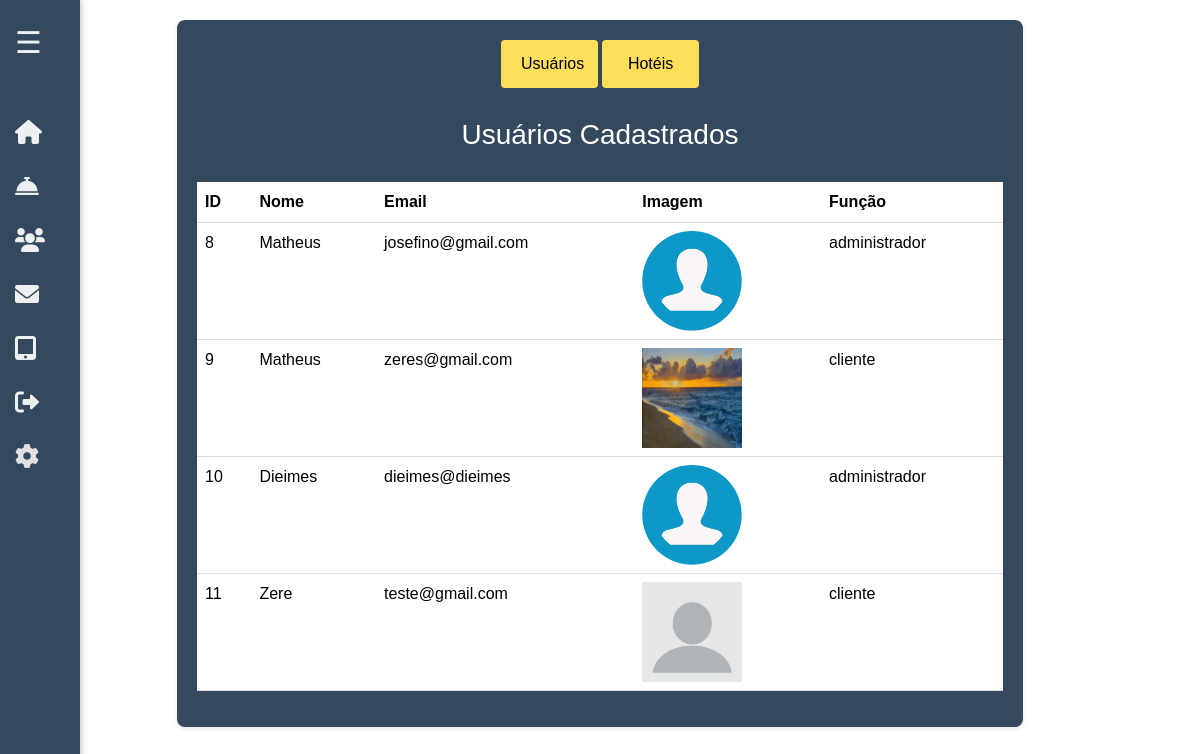
The page /admin/admin_dashboard.php (signed in) on the database its author committed.
### tables this page shows
CREATE TABLE IF NOT EXISTS `cadastro` (
  `id_usuario` int(200) NOT NULL AUTO_INCREMENT,
  `nome` varchar(200) NOT NULL,
  `email` varchar(200) NOT NULL,
  `senha` varchar(200) NOT NULL,
  `telefone` varchar(200) NOT NULL,
  `cpf` varchar(200) NOT NULL,
  `genero` varchar(200) NOT NULL,
  `tipo_usuario` varchar(200) NOT NULL,
  `arquivo_foto` varchar(200) NOT NULL,
  PRIMARY KEY (`id_usuario`)
);

### admin/admin_dashboard.php (the view, shortened to what this page needs)
<?php
include('../static/conexao.php');
$consultar_banco = "SELECT * FROM cadastro";
$retorno_consulta = $conexao->query($consultar_banco) or die($conexao->error);
?>
<!DOCTYPE html>
<html lang="pt-BR">
<head>
    <link href="https://cdn.jsdelivr.net/npm/bootstrap@5.3.3/dist/css/bootstrap.min.css" rel="stylesheet">
    <link rel="stylesheet" href="https://cdnjs.cloudflare.com/ajax/libs/font-awesome/6.0.0-beta3/css/all.min.css">
    <link rel="stylesheet" href="../css/style.css">
</head>
<body>
    <div class="container-fluid">
        <nav class="col-md-3 col-lg-2 sidebar">
            <div class="menu-btn" onclick="toggleSidebar()">&#9776;</div>
            <ul class="nav-links">
                <li><a href="../index.php"><i class="fas fa-home"></i><span>Home</span></a></li>
                <li><a href="#services"><i class="fas fa-concierge-bell"></i><span>Serviços</span></a></li>
                <?php if (isset($_SESSION['nome'])) : ?>
                    <li><a href="../user/minha_conta.php"><i class="fas fa-users"></i><span>Minha Conta</span></a></li>
                <?php endif; ?>
                <li><a href="../page/contato.php"><i class="fas fa-envelope"></i><span>Contato</span></a></li>
                <?php if (isset($_SESSION['nome']) && $_SESSION["tipo_usuario"] === 'administrador') : ?>
                    <li><a href="../admin/admin_dashboard.php"><i class="fas fa-tablet-alt"></i><span>Painel Adm</span></a></li>
                <?php endif; ?>
                <?php if (isset($_SESSION['nome'])) : ?>
                    <li class="nav-item logout">
                        <a href="../static/logout.php" class="nav-link"><i class="fas fa-sign-out-alt"></i><span>Desconectar</span></a>
                    </li>
                <?php endif; ?>
                <li class="nav-item">
                    <a href="../user/configuracoes.php" class="nav-link" id="settings-icon">
                        <i class="fas fa-cog"></i><span>Configurações</span>
                    </a>
                </li>
            </ul>
        </nav>
        <main class="col-md-10 col-lg-10 main-content">
            <section class="dashboard-content">
                <div class="options">
                    <button class="custom-btn2" onclick="showUsers()">Usuários</button>
                    <button class="custom-btn2" onclick="showHotels()">Hotéis</button>
                </div>
                <div id="usuariosTable" class="table-container">
                    <h3 class="titulo-dashboard-adm">Usuários Cadastrados</h3>
                    <table class="table">
                        <thead>
                            <tr>
                                <th>ID</th>
                                <th>Nome</th>
                                <th>Email</th>
                                <th>Imagem</th>
                                <th>Função</th>
                            </tr>
                        </thead>
                        <tbody>
                        <?php while ($user = $retorno_consulta->fetch_assoc()) : ?>
        <tr id="link_adm_table" onclick="window.location.href='alterar_ou_deletar.php?codigo_cadastro=<?php echo $user['id_usuario'];?>'" style="cursor: pointer;">
            <td><?php echo $user['id_usuario']; ?></td>
            <td><?php echo $user['nome']; ?></td>
            <td><?php echo $user['email']; ?></td>
            <td>
                <?php
                $foto = !empty($user['arquivo_foto']) ? $user['arquivo_foto'] : '../Imagens/foto_padrao.png';
                ?>
                <img src="../<?php echo $foto; ?>"  alt="Imagem do usuário" width="100px" height="100px">
            </td>
            <td><?php echo $user['tipo_usuario']; ?></td>
        </tr>
    <?php endwhile; ?>
                        </tbody>
                    </table>
                </div>
            </section>
        </main>
    </div>
</body>
</html>

### css/style.css (style rules this page uses)
:root { --azul: #34495e; --amarelo: #ffde59; }
html { font-size: var(--font-size, 16px); }
body { font-size: var(--font-size, 16px); font-family: "Source Sans Pro", sans-serif; font-weight: 400; -webkit-font-smoothing: antialiased; display: flex; flex-direction: column; min-height: 100vh; width: 100%; height: 100%; margin: 0; padding: 0; }
main { flex: 1; }
.sidebar { width: 80px; height: 100vh; background-color: #34495e; position: fixed; top: 0; left: 0; display: flex; flex-direction: column; align-items: center; box-shadow: 2px 0 5px rgba(0, 0, 0, 0.2); transition: width 0.3s; z-index: 1000; }
.menu-btn { font-size: 30px; color: #ecf0f1; margin: 20px 0; cursor: pointer; transition: transform 0.3s; align-self: flex-start; margin-left: 15px; }
.nav-links { list-style: none; padding: 0; margin: 0; width: 100%; }
.nav-links li { width: 10em; text-align: left; transition: background-color 0.3s, transform 0.3s; position: relative; }
.nav-links li a { display: flex; align-items: center; padding: 15px; text-decoration: none; color: #ecf0f1; font-size: 16px; transition: opacity 0.3s; }
.nav-links li a i { font-size: 24px; margin-right: 10px; transition: transform 0.3s; }
.logout { margin-top: auto; }
.nav-item.logout { margin-top: auto; }
.nav-item.logout .nav-link { display: flex; align-items: center; padding: 15px; color: #ecf0f1; font-size: 16px; }
.nav-item.logout .nav-link i { margin-right: 10px; }
::placeholder { font-family: -apple-system, BlinkMacSystemFont, "Segoe UI", Roboto, Oxygen, Ubuntu, Cantarell, "Open Sans", "Helvetica Neue", sans-serif; }
main { display: flex; flex-direction: column; align-items: center; width: 100%; }
.container-fluid { display: flex; flex-direction: column; justify-content: center; align-items: center; text-align: center; }
table { width: 100%; border-collapse: collapse; }
table thead { background-color: #34495e; color: white; }
table th, table td { padding: 12px; text-align: left; border-bottom: 1px solid #ddd; }
.table-container { display: none; }
#usuariosTable, #hoteisTable { display: block; }
.titulo-dashboard-adm { margin-top: 30px; margin-bottom: 30px; color: white; text-align: center; justify-content: center; }
.options { margin-bottom: 2%; margin-left: 0%; }
.dashboard-content { background-color: #34495e; padding: 20px; border-radius: 8px; box-shadow: 0 2px 4px rgba(0, 0, 0, 0.1); width: 90%; }
.custom-btn2 { background-color: #ffde59; color: black; border: none; border-radius: 0.25rem; padding: 0.75rem 1.25rem; text-align: center; text-decoration: none; display: inline-block; font-size: 1rem; font-family: Verdana, Geneva, Tahoma, sans-serif; width: 12%; }
#settings-icon { display: flex; align-items: center; color: #e0e0e0; font-size: 1rem; text-decoration: none; }
@media (min-width: 769px) { main { padding: 20px; } }

### rows shown on the page
cadastro: id_usuario "8", nome "Matheus", email "josefino@gmail.com", arquivo_foto (picture), tipo_usuario "administrador"
cadastro: id_usuario "9", nome "Matheus", email "zeres@gmail.com", arquivo_foto (picture), tipo_usuario "cliente"
cadastro: id_usuario "10", nome "Dieimes", email "dieimes@dieimes", arquivo_foto (picture), tipo_usuario "administrador"
cadastro: id_usuario "11", nome "Zere", email "teste@gmail.com", arquivo_foto (picture), tipo_usuario "cliente"
